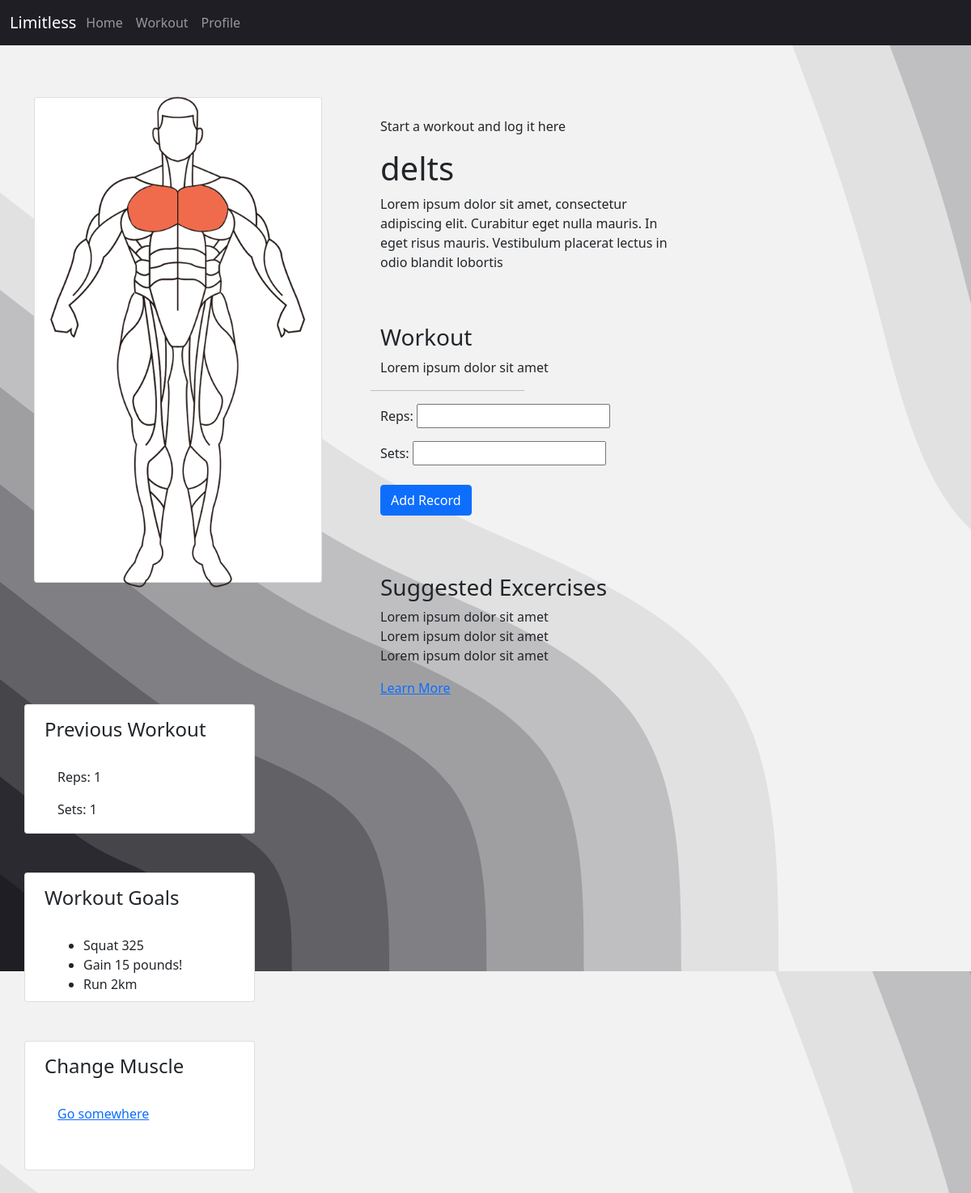
Screenshot of /workout/delts/delts/ (signed in) with the database file from the repository.
### homepage/models.py (models this page shows, shortened)
class WorkoutRecord(models.Model):
    user = models.ForeignKey(User, on_delete=models.CASCADE)
    username = models.CharField(max_length=150)
    workout_type = models.CharField(max_length=20)
    reps = models.IntegerField()
    sets = models.IntegerField()
    created_at = models.DateTimeField(auto_now_add=True)

class Goal(models.Model):
    user = models.ForeignKey(User, on_delete=models.CASCADE)
    description = models.TextField()
    target_sets = models.IntegerField(default=0)
    completed_sets = models.IntegerField(default=0)
    target_workouts = models.IntegerField(default=0)
    completed_workouts = models.IntegerField(default=0)
    created_at = models.DateTimeField(auto_now_add=True)
    completed = models.BooleanField(default=False)  # New field to track completion

### homepage/views.py (the view)
# urls.py: path('workout/delts/<str:muscle>/', delts_workout, name='delts_workout'),
@login_required
def delts_workout(request, muscle):
    recent_workout = WorkoutRecord.objects.filter(user=request.user, workout_type=muscle).order_by('-created_at').first()
    incomplete_goals = Goal.objects.filter(user=request.user, completed=False).order_by('-created_at')[:3]
    return handle_workout_request(request, muscle, recent_workout, incomplete_goals)

### homepage/forms.py
class WorkoutRecordForm(forms.ModelForm):
    class Meta:
        model = WorkoutRecord
        exclude = ['workout_type','username','user']

### homepage/views.py (called while the page is built)
def handle_workout_request(request, muscle, recent_workout=None, incomplete_goals=None):
    if request.method == 'POST':
        form = WorkoutRecordForm(request.POST)
        if form.is_valid():
            save_workout_record(request.user, muscle, form)
            return redirect('success_page')
    else:
        form = WorkoutRecordForm()
    return render(request, f'workouts/{muscle}_workout.html', {'form': form, 'recent_workout': recent_workout, 'incomplete_goals': incomplete_goals})

### homepage/templates/workouts/delts_workout.html (shortened to what this page needs)
{% load static %}
<!DOCTYPE html>
<html lang="en">
<head>
    <link rel="stylesheet" href="https://cdn.jsdelivr.net/npm/bootstrap@5.0.0/dist/css/bootstrap.min.css">
    <link rel="stylesheet" href="{% static 'workouts/workout.css' %}">
    <link rel="stylesheet" href="{% static 'navbar/navbar.css' %}">
</head>
<body>
    <nav class="navbar navbar-expand-lg navbar-dark">
        <div class="container-fluid">
            <a class="navbar-brand" href="#">Limitless</a>
            <div class="collapse navbar-collapse" id="navbarNav">
                <div class="row">
                    <ul class="navbar-nav">
                        <li class="nav-item active">
                            <a class="nav-link" href="{% url 'home' %}">Home</a>
                        </li>
                        <li class="nav-item active">
                            <a class="nav-link" href="#">Workout</a>
                        </li>
                        <li class="nav-item active">
                            <a class="nav-link" href="#">Profile</a>
                        </li>
                    </ul>
                </div>
            </div>
        </div>
    </nav>
    <div class="container w-100 mt-4">
        <div class="row" style="margin-top: 8vh;">
            <div class="col-md-4" >
                <div class="card photo-card">
                    <div class="card-body">
                        <div class="col-auto">
                            <img id="muscle-img" src="{% static 'workouts/CHEST.png' %}" alt="Chest Image"
                                width="100%">
                        </div>
                    </div>
                </div>
            </div>
            <div class="col-md-4 ml-4" style="margin-left: 3rem; margin-right: 3rem;">
                <div class="row mt-4 mb-5">
                    <p>Start a workout and log it here</p>
                    <h1>delts</h1>
                    <p>Lorem ipsum dolor sit amet, consectetur adipiscing elit. Curabitur eget nulla mauris. In eget risus mauris. Vestibulum placerat lectus in odio blandit lobortis  </p>
                </div>
                <div class="row">
                    <h3>Workout</h3>
                    <p>Lorem ipsum dolor sit amet</p>
                    <hr style="width:50%;text-align:left;margin-left:2">
                    <form method="post" action="{% url 'delts_workout' muscle='delts' %}">
                        {{ form.as_p }}
                        <div class="row mt-4">
                            <div class="col">
                                <button type="submit" class="btn btn-primary">Add Record</button>
                            </div>
                        </div>
                    </form>
                </div>
                <div class="row" style="margin-top: 9vh;">
                    <h3>Suggested Excercises</h3>
                    <ul class="list-unstyled">
                        <li>Lorem ipsum dolor sit amet</li>
                        <li>Lorem ipsum dolor sit amet</li>
                        <li>Lorem ipsum dolor sit amet</li>
                    </ul>
                    <a href="#">Learn More</a>
                </div>
            </div>
            <div class="col-md-3">
                <div class="row mb-5 mt-2">
                    <div class="card side-card" style="padding-left: 1.5rem;">
                        <div class="card-title mt-3 ml-3"><h4>Previous Workout</h4></div>
                        <div class="card-body">
                            {% if recent_workout %}
                                <p>Reps: {{ recent_workout.reps }}</p>
                                <p>Sets: {{ recent_workout.sets }}</p>
                            {% else %}
                                <p>No previous workout recorded.</p>
                            {% endif %}
                        </div>
                    </div>
                </div>
                <div class="row mb-5">
                    <div class="card side-card" style="padding-left: 1.5rem;">
                        <div class="card-title mt-3 ml-3"><h4>Workout Goals</h4></div>
                        <div class="card-body">
                            <ul>
                                {% for goal in incomplete_goals %}
                                <li>{{ goal.description }}</li>
                                {% endfor %}
                            </ul>
                        </div>
                    </div>
                </div>
                <div class="row mb-5">
                    <div class="card side-card" style="padding-left: 1.5rem;">
                        <div class="card-title mt-3 ml-3"><h4>Change Muscle</h4></div>
                        <div class="card-body">
                            <a href="{% url 'home' %}" class="stretched-link card-link">Go somewhere</a>
                        </div>
                    </div>
                </div>
            </div>
        </div>
    </div>
</body>
</html>

### homepage/static/workouts/workout.css (style rules this page uses)
body { background-image: url(../background.svg); }
.photo-card { height: 75vh; justify-content: center; }
.side-card { height: 20vh; }

### homepage/static/navbar/navbar.css (style rules this page uses)
.navbar { background: #1e1e24; }

### rows the page displays
WorkoutRecord: reps "1", sets "1"
Goal: description "Squat 325"
Goal: description "Gain 15 pounds!"
Goal: description "Run 2km"
